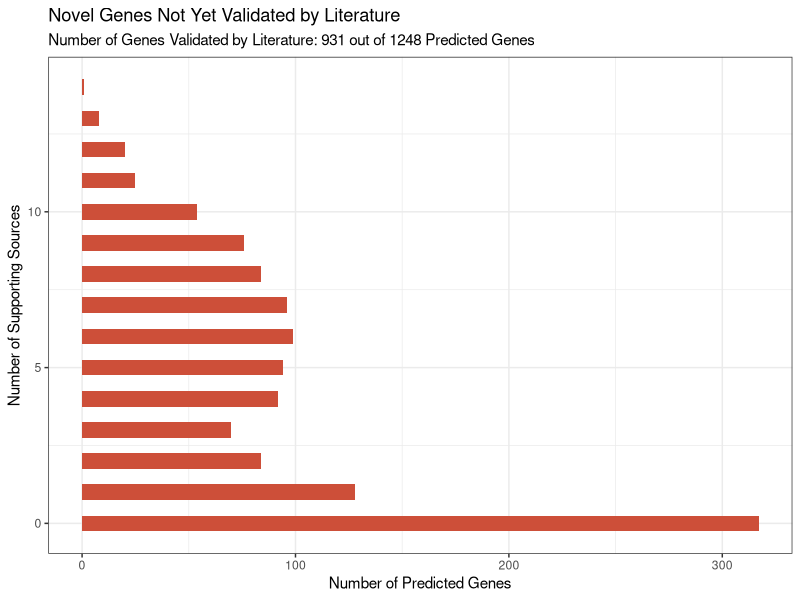

Generate this figure with R: (Note: this script raises an error after producing the figure.)
library(ggplot2)
theme_set(theme_bw())

# Load dataset from github
df <- data.frame(x=c(0, 1, 2, 3, 4, 5, 6, 7, 8, 9, 10, 11, 12, 13, 14), y=c(317, 128, 84, 70, 92, 94, 99, 96, 84, 76, 54, 25, 20, 8, 1))

# Draw plot
ggplot(df, aes(x=x, y=y)) + 
  geom_bar(stat="identity", width=.5, fill="tomato3") + 
  labs(title="Novel Genes Not Yet Validated by Literature", 
       subtitle="Number of Genes Validated by Literature: 931 out of 1248 Predicted Genes") + 
  labs(y= "Number of Predicted Genes", x = "Number of Supporting Sources")+coord_flip()
  
df %>% 
	group_by(x) %>% 
	mutate(highlight_flag = ifelse(x == 0, T, F)) %>% 
	ggplot(aes(x =x, y = y)) +
	geom_bar(aes(fill = highlight_flag), stat = 'identity') +
	scale_fill_manual(values = c('#595959', 'red')) +guides(fill=FALSE)+
	coord_flip()+
	labs(x = 'Number of Supporting Sources',y = 'Number of Predicted Genes' ,title = 'Novel Genes Not Yet Validated by Literature')